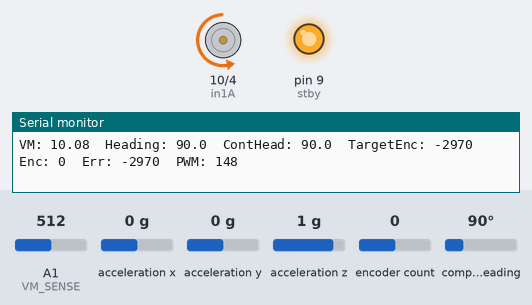
A sketch run on a simulated Arduino Uno, built with avr-gcc and run on an emulated ATmega328P. Shown: motor-driver pin pairs drawn as motors (green arrow = first pin HIGH = forward, orange = second pin HIGH = backward, longer = more drive, scaled by the enable pin, stopped while the standby pin is LOW), output pins drawn as LEDs (lit = HIGH), the last lines printed to the serial monitor. Inputs (shaded band) come from the test bench; at power-on: A1 (VM_SENSE) = 512, compass heading 90°, acceleration x 0 g, acceleration y 0 g, acceleration z 1 g, encoder count 0.

Above: at 3.2 s.
3.3 s: A1 (VM_SENSE) set to 191
4.8 s: A1 (VM_SENSE) set to 163
At 6.1 s:
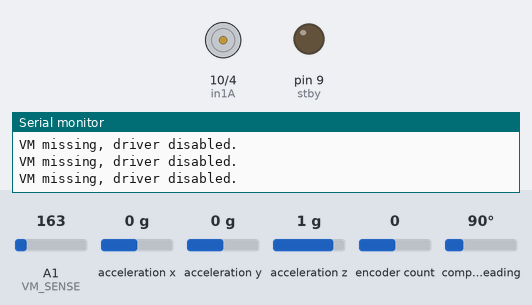
6.4 s: A1 (VM_SENSE) set to 190
At 7.7 s:
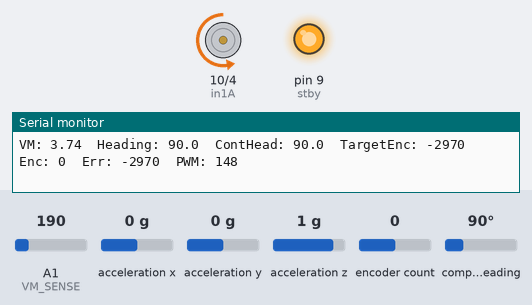
8.0 s: compass heading set to 7°
At 9.1 s:
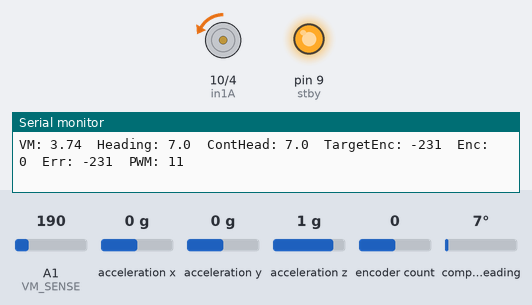
9.7 s: compass heading set to 180°
At 10.2 s:
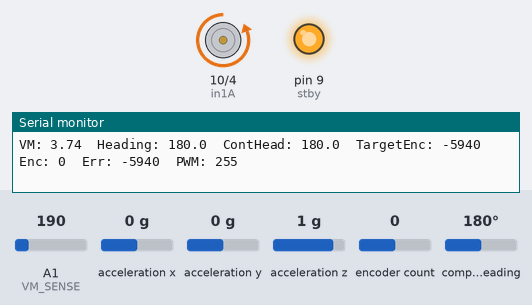
11.4 s: compass heading set to 90°
At 12.6 s:
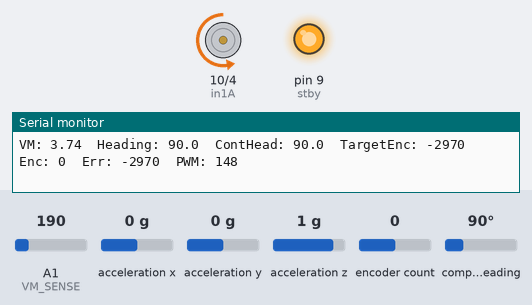
Timing chart, 0 to 14.1 s (numbered marks = the images above; inputs shaded):
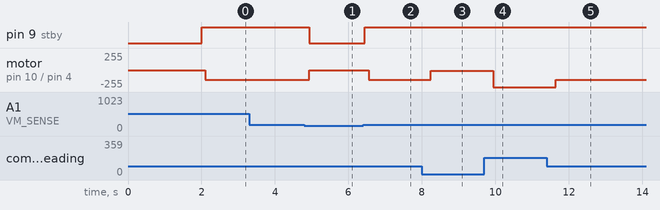

Measured:
- the behaviour switches between 178 and 177 on A1 (VM_SENSE) (found by bisection; images 0 and 1)
- after the input at 4.8 s, pin 9 (stby): HIGH → LOW after 0.13 s; motor on pin 10 (in1A) / pin 4 (in2A): backward 148/255 → stopped after 0.13 s
- after the input at 6.4 s, pin 9 (stby): LOW → HIGH after 0.05 s; motor on pin 10 (in1A) / pin 4 (in2A): stopped → backward 148/255 after 0.15 s
- after the input at 8.0 s, motor on pin 10 (in1A) / pin 4 (in2A): backward 148/255 → backward 11/255 after 0.24 s
- after the input at 9.7 s, motor on pin 10 (in1A) / pin 4 (in2A): backward 11/255 → backward 255/255 after 0.24 s
- after the input at 11.4 s, motor on pin 10 (in1A) / pin 4 (in2A): backward 255/255 → backward 148/255 after 0.24 s

The sketch:

BNO055_TB6612_Encoder_ClosedLoop.ino.ino
```cpp
#include <Encoder.h>
#include "Compass.h"

// --------------------- TB6612 Motor Driver ---------------------
const int pwmA = 5;
const int in1A = 10;
const int in2A = 4;
const int stby = 9;

// --------------------- VM Sensing ---------------------
#define VM_SENSE A1
const float VM_DIVIDER = 4.03;   // 100k / 33k divider
const float VM_THRESHOLD = 3.5;  // volts

// --------------------- Encoder ---------------------
Encoder enc(2, 3);

// --------------------- Control Parameters ---------------------
const float Kp = 0.05;     // proportional gain
const int DEADZONE = 12;   // encoder counts tolerance
const long SCALE_DEG_TO_ENC = 33L;
// ~12 counts per pot unit = ~12000 counts full-scale for 1023 pot units.
// 12000 counts / 360° ≈ 33 counts per degree.

// --------------------- Compass ---------------------
Compass compass;
float heading = 0.0;

// --------------------- Runtime Variables ---------------------
long targetEnc = 0;
long currentEnc = 0;
long error = 0;
float lastHeading = 0.0;
float continuousHeading = 0.0;

// --------------------- Setup ---------------------
void setup() {
  Serial.begin(115200);
  Serial.println("BNO055 + TB6612 Encoder Control");

  // Motor control pins
  pinMode(pwmA, OUTPUT);
  pinMode(in1A, OUTPUT);
  pinMode(in2A, OUTPUT);
  pinMode(stby, OUTPUT);
  digitalWrite(stby, LOW);

  // Initialize IMU
  compass.initializeIMU();
  delay(1000);
}

// --------------------- Helper Functions ---------------------
float readVmVoltage() {
  int raw = analogRead(VM_SENSE);
  float vin = raw * (5.0 / 1023.0);
  return vin * VM_DIVIDER;
}

// --------------------- Main Loop ---------------------
void loop() {
  static float lastHeading = 0.0;       // stores previous IMU reading
  static float continuousHeading = 0.0; // unwrapped continuous heading

  float vm = readVmVoltage();

  if (vm > VM_THRESHOLD) {
    digitalWrite(stby, HIGH); // enable motor driver

    // Read current heading from BNO055
    heading = compass.getHeading();   // 0–360°

    // --- Compute continuous heading to avoid 0°↔360° jumps ---
    float delta = heading - lastHeading;

    // Handle wrap-around crossing (e.g., 359° → 1° gives delta = -358°, fix it)
    if (delta > 180.0) delta -= 360.0;
    else if (delta < -180.0) delta += 360.0;

    continuousHeading += delta;
    lastHeading = heading;

    // --- Convert continuous heading → target encoder counts ---
    targetEnc = -(long)(continuousHeading * SCALE_DEG_TO_ENC);

    // --- Read encoder ---
    currentEnc = enc.read();

    // --- Compute control error ---
    error = targetEnc - currentEnc;
    long absErr = abs(error);

    // --- Compute PWM (proportional control) ---
    int pwm = (int)(Kp * absErr);
    if (pwm > 255) pwm = 255;

    // --- Control motor direction ---
    if (absErr <= DEADZONE) {
      analogWrite(pwmA, 0); // stop motor
    } else if (error > 0) {
      digitalWrite(in1A, HIGH);
      digitalWrite(in2A, LOW);
      analogWrite(pwmA, pwm);
    } else {
      digitalWrite(in1A, LOW);
      digitalWrite(in2A, HIGH);
      analogWrite(pwmA, pwm);
    }

    // --- Debug output ---
    Serial.print("VM: "); Serial.print(vm, 2);
    Serial.print("  Heading: "); Serial.print(heading, 1);
    Serial.print("  ContHead: "); Serial.print(continuousHeading, 1);
    Serial.print("  TargetEnc: "); Serial.print(targetEnc);
    Serial.print("  Enc: "); Serial.print(currentEnc);
    Serial.print("  Err: "); Serial.print(error);
    Serial.print("  PWM: "); Serial.println(pwm);

  } else {
    // VM below threshold → disable motor driver
    digitalWrite(stby, LOW);
    analogWrite(pwmA, 0);
    Serial.println("VM missing, driver disabled.");
  }

  delay(50);
}
```

Compass.cpp
```cpp
#include "Compass.h"

Compass::Compass() : myIMU(Adafruit_BNO055()) {}

void Compass::initializeIMU() {
  if (!myIMU.begin()) {
    Serial.println("BNO055 not detected!");
    while (1);
  }
  delay(1000);
  myIMU.setExtCrystalUse(true);
}

float Compass::getHeading() {
  imu::Vector<3> euler = myIMU.getVector(Adafruit_BNO055::VECTOR_EULER);
  float heading_deg = euler.x();
  if (heading_deg < 0) heading_deg += 360;
  delay(BNO055_SAMPLERATE_DELAY_MS);
  return heading_deg;
}
```

Compass.h
```cpp
#ifndef Compass_H
#define Compass_H

#include <Adafruit_BNO055.h>
#include <Adafruit_Sensor.h>
#include <utility/imumaths.h>
#include <Wire.h>
#include <Arduino.h>

#define BNO055_SAMPLERATE_DELAY_MS (100)

class Compass {
  public:
    Compass();
    void initializeIMU();
    float getHeading();
  private:
    Adafruit_BNO055 myIMU;
};

#endif
```
